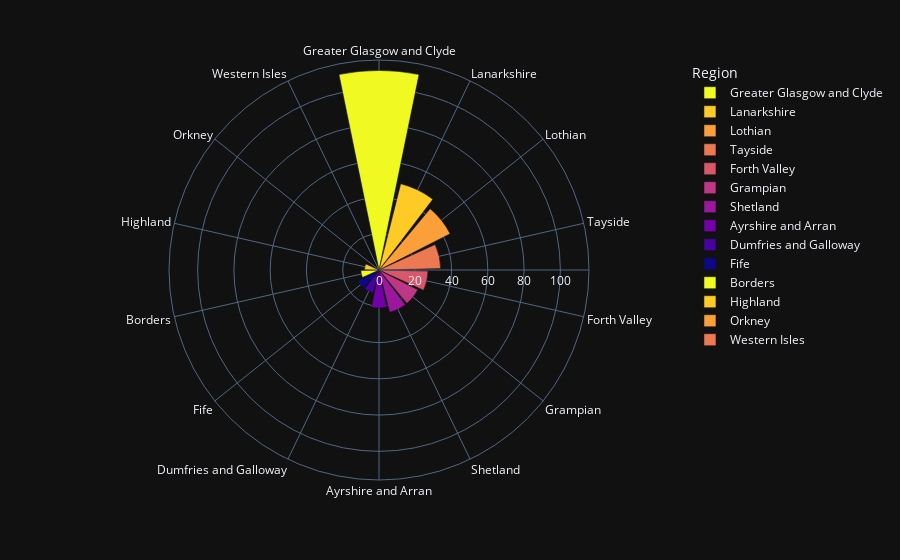

Source (notebook cell):
### Code cell
# Per region
fig = px.bar_polar(cases_grouped, r="Confirmed", theta="Region", color="Region", template="plotly_dark",
                  color_discrete_sequence= px.colors.sequential.Plasma_r)
fig.show()

### Figure 1 — Plotly figure (JSON) as saved in the notebook; plotly's stock layout.template omitted (floating-point values rounded to 4 significant figures)
{"data": [{"hoverlabel": {"namelength": 0}, "hovertemplate": "Region=%{theta}<br>Confirmed=%{r}", "legendgroup": "Greater Glasgow and Clyde", "marker": {"color": "#f0f921"}, "name": "Greater Glasgow and Clyde", "r": [110], "showlegend": true, "subplot": "polar", "theta": ["Greater Glasgow and Clyde"], "type": "barpolar"}, {"hoverlabel": {"namelength": 0}, "hovertemplate": "Region=%{theta}<br>Confirmed=%{r}", "legendgroup": "Lanarkshire", "marker": {"color": "#fdca26"}, "name": "Lanarkshire", "r": [49], "showlegend": true, "subplot": "polar", "theta": ["Lanarkshire"], "type": "barpolar"}, {"hoverlabel": {"namelength": 0}, "hovertemplate": "Region=%{theta}<br>Confirmed=%{r}", "legendgroup": "Lothian", "marker": {"color": "#fb9f3a"}, "name": "Lothian", "r": [44], "showlegend": true, "subplot": "polar", "theta": ["Lothian"], "type": "barpolar"}, {"hoverlabel": {"namelength": 0}, "hovertemplate": "Region=%{theta}<br>Confirmed=%{r}", "legendgroup": "Tayside", "marker": {"color": "#ed7953"}, "name": "Tayside", "r": [34], "showlegend": true, "subplot": "polar", "theta": ["Tayside"], "type": "barpolar"}, {"hoverlabel": {"namelength": 0}, "hovertemplate": "Region=%{theta}<br>Confirmed=%{r}", "legendgroup": "Forth Valley", "marker": {"color": "#d8576b"}, "name": "Forth Valley", "r": [27], "showlegend": true, "subplot": "polar", "theta": ["Forth Valley"], "type": "barpolar"}, {"hoverlabel": {"namelength": 0}, "hovertemplate": "Region=%{theta}<br>Confirmed=%{r}", "legendgroup": "Grampian", "marker": {"color": "#bd3786"}, "name": "Grampian", "r": [24], "showlegend": true, "subplot": "polar", "theta": ["Grampian"], "type": "barpolar"}, {"hoverlabel": {"namelength": 0}, "hovertemplate": "Region=%{theta}<br>Confirmed=%{r}", "legendgroup": "Shetland", "marker": {"color": "#9c179e"}, "name": "Shetland", "r": [24], "showlegend": true, "subplot": "polar", "theta": ["Shetland"], "type": "barpolar"}, {"hoverlabel": {"namelength": 0}, "hovertemplate": "Region=%{theta}<br>Confirmed=%{r}", "legendgroup": "Ayrshire and Arran", "marker": {"color": "#7201a8"}, "name": "Ayrshire and Arran", "r": [21], "showlegend": true, "subplot": "polar", "theta": ["Ayrshire and Arran"], "type": "barpolar"}, {"hoverlabel": {"namelength": 0}, "hovertemplate": "Region=%{theta}<br>Confirmed=%{r}", "legendgroup": "Dumfries and Galloway", "marker": {"color": "#46039f"}, "name": "Dumfries and Galloway", "r": [13], "showlegend": true, "subplot": "polar", "theta": ["Dumfries and Galloway"], "type": "barpolar"}, {"hoverlabel": {"namelength": 0}, "hovertemplate": "Region=%{theta}<br>Confirmed=%{r}", "legendgroup": "Fife", "marker": {"color": "#0d0887"}, "name": "Fife", "r": [13], "showlegend": true, "subplot": "polar", "theta": ["Fife"], "type": "barpolar"}, {"hoverlabel": {"namelength": 0}, "hovertemplate": "Region=%{theta}<br>Confirmed=%{r}", "legendgroup": "Borders", "marker": {"color": "#f0f921"}, "name": "Borders", "r": [10], "showlegend": true, "subplot": "polar", "theta": ["Borders"], "type": "barpolar"}, {"hoverlabel": {"namelength": 0}, "hovertemplate": "Region=%{theta}<br>Confirmed=%{r}", "legendgroup": "Highland", "marker": {"color": "#fdca26"}, "name": "Highland", "r": [8], "showlegend": true, "subplot": "polar", "theta": ["Highland"], "type": "barpolar"}, {"hoverlabel": {"namelength": 0}, "hovertemplate": "Region=%{theta}<br>Confirmed=%{r}", "legendgroup": "Orkney", "marker": {"color": "#fb9f3a"}, "name": "Orkney", "r": [0], "showlegend": true, "subplot": "polar", "theta": ["Orkney"], "type": "barpolar"}, {"hoverlabel": {"namelength": 0}, "hovertemplate": "Region=%{theta}<br>Confirmed=%{r}", "legendgroup": "Western Isles", "marker": {"color": "#ed7953"}, "name": "Western Isles", "r": [0], "showlegend": true, "subplot": "polar", "theta": ["Western Isles"], "type": "barpolar"}], "layout": {"barmode": "relative", "legend": {"title": {"text": "Region"}, "tracegroupgap": 0}, "margin": {"t": 60}, "polar": {"angularaxis": {"categoryarray": ["Greater Glasgow and Clyde", "Lanarkshire", "Lothian", "Tayside", "Forth Valley", "Grampian", "Shetland", "Ayrshire and Arran", "Dumfries and Galloway", "Fife", "Borders", "Highland", "Orkney", "Western Isles"], "categoryorder": "array", "direction": "clockwise", "rotation": 90}, "domain": {"x": [0, 1], "y": [0, 1]}}}}
